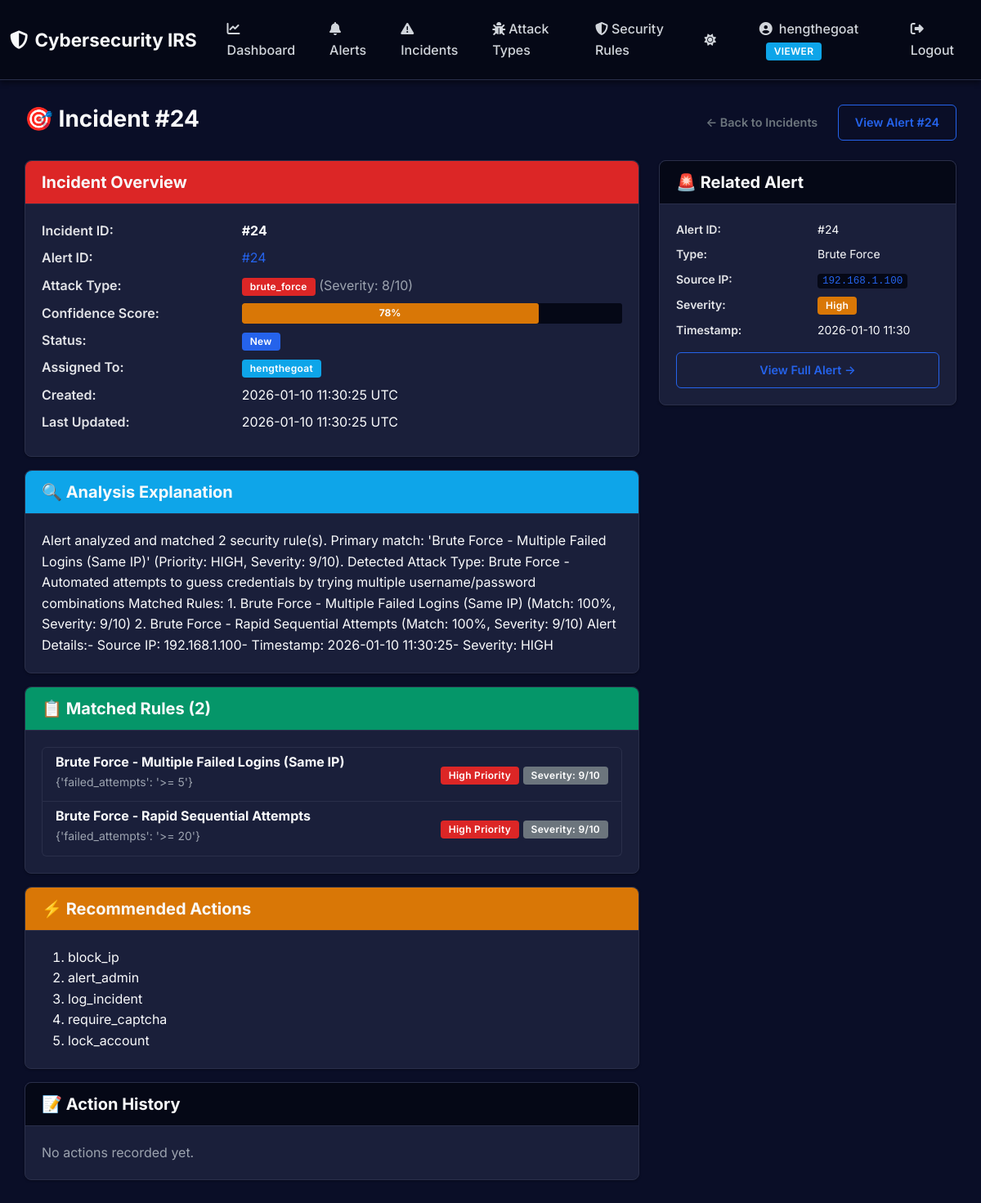
Before: /incidents/24 (signed in) with the older database file.
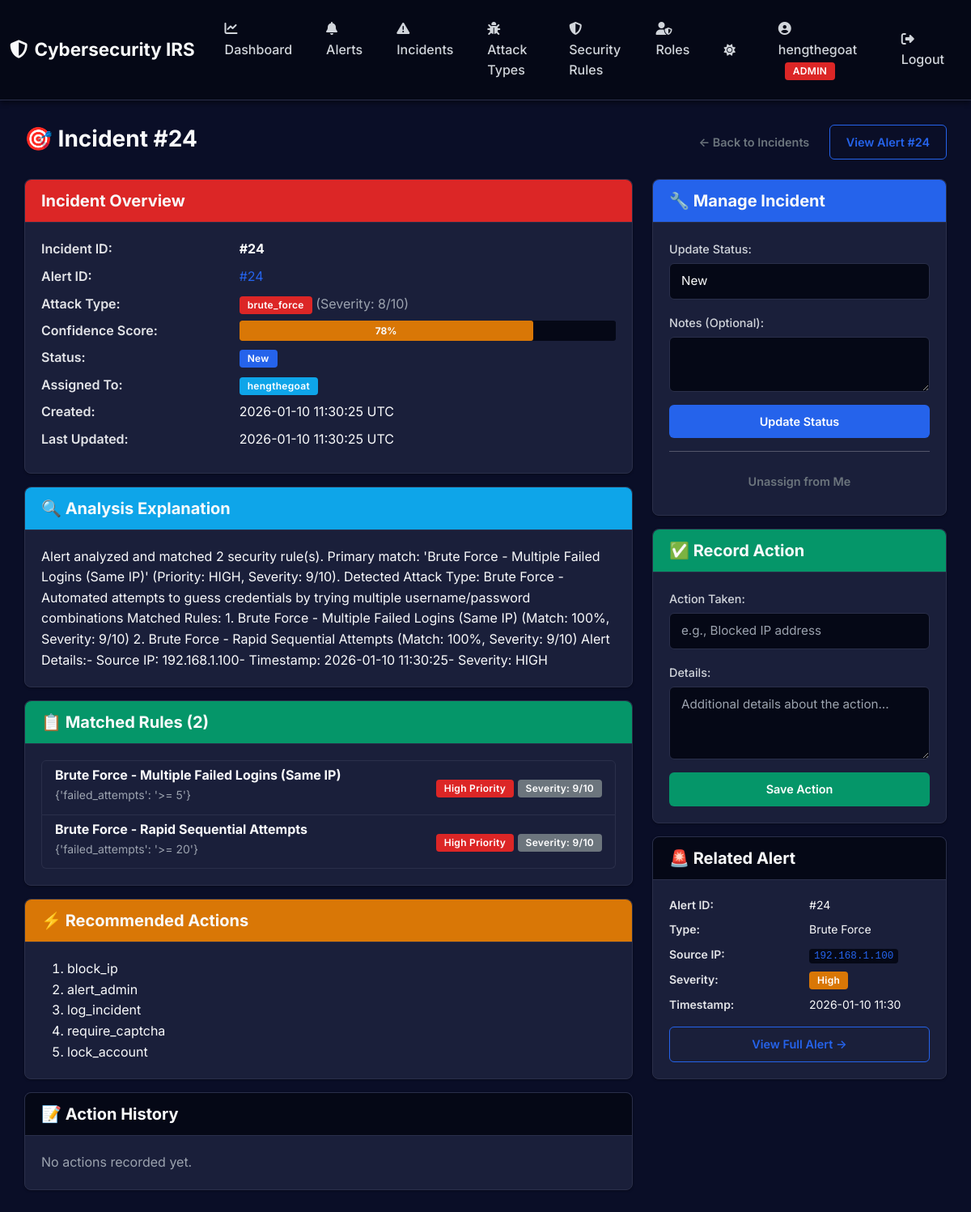
After: the same page with the newer database file.
### app/models/user.py (models this page shows, shortened)
class User(db.Model):
    __tablename__ = 'users'
    id = db.Column(db.Integer, primary_key=True)
    username = db.Column(db.String(80), unique=True, nullable=False)
    email = db.Column(db.String(120), unique=True, nullable=False)
    full_name = db.Column(db.String(120), nullable=False)
    role = db.Column(db.String(20), default='analyst', nullable=False)  # admin, analyst, viewer
    is_active = db.Column(db.Boolean, default=True, nullable=False)
    password_hash = db.Column(db.String(255), nullable=False)
    created_at = db.Column(db.DateTime, default=datetime.utcnow, nullable=False)
    updated_at = db.Column(db.DateTime, default=datetime.utcnow, onupdate=datetime.utcnow, nullable=False)
    last_login = db.Column(db.DateTime, nullable=True)

### app/models/incident.py (models this page shows, shortened)
class Incident(db.Model):
    __tablename__ = 'incidents'
    id = db.Column(db.Integer, primary_key=True)
    alert_id = db.Column(db.Integer, db.ForeignKey('alerts.id'), nullable=False, unique=True)
    attack_type_id = db.Column(db.Integer, db.ForeignKey('attack_types.id'), nullable=True)
    matched_rules = db.Column(db.JSON, nullable=True)  # JSON array of rule IDs
    recommended_actions = db.Column(db.JSON, nullable=True)  # JSON array of recommended actions
    confidence_score = db.Column(db.Integer, default=0, nullable=False)  # 0-100
    explanation = db.Column(db.Text, nullable=True)  # Human-readable explanation
    status = db.Column(db.String(20), default='new', nullable=False)  # new, analyzing, pending, resolved
    assigned_to = db.Column(db.Integer, db.ForeignKey('users.id'), nullable=True)
    created_at = db.Column(db.DateTime, default=datetime.utcnow, nullable=False)
    updated_at = db.Column(db.DateTime, default=datetime.utcnow, onupdate=datetime.utcnow, nullable=False)
    resolved_at = db.Column(db.DateTime, nullable=True)
    history = db.relationship('IncidentHistory', backref='incident', lazy=True, cascade='all, delete-orphan')
    assigned_user = db.relationship('User', foreign_keys=[assigned_to], backref='assigned_incidents')

### app/routes/incident_routes.py (the view)
@incident_bp.route('/<int:incident_id>')
@login_required
def detail(incident_id: int):
    incident = Incident.query.get(incident_id)
    if not incident:
        flash('Incident not found.', 'danger')
        return redirect(url_for('incidents.index'))
    alert = Alert.query.get(incident.alert_id)
    attack_type = AttackType.query.get(incident.attack_type_id) if incident.attack_type_id else None
    matched_rules = []
    if incident.matched_rules:
        matched_rule_ids = incident.matched_rules
        matched_rules = Rule.query.filter(Rule.id.in_(matched_rule_ids)).all()
    history = IncidentHistory.query.filter_by(incident_id=incident_id)\
        .order_by(IncidentHistory.timestamp.desc()).all()
    return render_template(
        'incidents/detail.html',
        incident=incident,
        alert=alert,
        attack_type=attack_type,
        matched_rules=matched_rules,
        history=history
    )

### app/templates/incidents/detail.html (shortened to what the changed rows need)
{% extends "layouts/base.html" %}
{% block content %}
<div class="d-flex justify-content-between align-items-center mb-4">
  <h1 class="h3">🎯 Incident #{{ incident.id }}</h1>
  <div>
    <a href="{{ url_for('incidents.index') }}" class="btn btn-outline-secondary">← Back to Incidents</a>
    <a href="{{ url_for('alerts.detail', alert_id=incident.alert_id) }}" class="btn btn-outline-primary">View Alert #{{ incident.alert_id }}</a>
  </div>
</div>
<div class="row">
  <div class="col-md-8">
    <div class="card mb-3">
      <div class="card-body">
        <dl class="row mb-0">
          <dt class="col-sm-4">Incident ID:</dt>
          <dd class="col-sm-8"><strong>#{{ incident.id }}</strong></dd>
          <dt class="col-sm-4">Alert ID:</dt>
          <dd class="col-sm-8">
            <a href="{{ url_for('alerts.detail', alert_id=incident.alert_id) }}">#{{ incident.alert_id }}</a>
          </dd>
          <dt class="col-sm-4">Attack Type:</dt>
          <dd class="col-sm-8">
            {% if attack_type %}
            <span class="badge bg-danger">{{ attack_type.name }}</span>
            <span class="text-muted">(Severity: {{ attack_type.severity_level }}/10)</span>
            {% else %}
            <span class="badge bg-secondary">Unknown</span>
            {% endif %}
          </dd>
          <dt class="col-sm-4">Confidence Score:</dt>
          <dd class="col-sm-8">
            <div class="d-flex align-items-center gap-2">
              <div class="progress flex-grow-1" style="height: 25px;">
                <div class="progress-bar
                  {% if incident.confidence_score >= 80 %}bg-success
                  {% elif incident.confidence_score >= 50 %}bg-warning text-dark
                  {% else %}bg-danger{% endif %}"
                     role="progressbar"
                     style="width: {{ incident.confidence_score }}%"
                     aria-valuenow="{{ incident.confidence_score }}"
                     aria-valuemin="0"
                     aria-valuemax="100">
                  <strong>{{ incident.confidence_score }}%</strong>
                </div>
              </div>
            </div>
          </dd>
          <dt class="col-sm-4">Status:</dt>
          <dd class="col-sm-8">
            {% if incident.status == 'new' %}
            <span class="badge bg-primary">New</span>
            {% elif incident.status == 'analyzing' %}
            <span class="badge bg-info">Analyzing</span>
            {% elif incident.status == 'pending' %}
            <span class="badge bg-warning">Pending</span>
            {% else %}
            <span class="badge bg-success">Resolved</span>
            {% endif %}
          </dd>
          <dt class="col-sm-4">Assigned To:</dt>
          <dd class="col-sm-8">
            {% if incident.assigned_user %}
            <span class="badge bg-info">{{ incident.assigned_user.username }}</span>
            {% else %}
            <span class="text-muted">Unassigned</span>
            {% endif %}
          </dd>
          <dt class="col-sm-4">Created:</dt>
          <dd class="col-sm-8">{{ incident.created_at.strftime('%Y-%m-%d %H:%M:%S UTC') }}</dd>
          <dt class="col-sm-4">Last Updated:</dt>
          <dd class="col-sm-8">{{ incident.updated_at.strftime('%Y-%m-%d %H:%M:%S UTC') }}</dd>
        </dl>
      </div>
    </div>
    <div class="card mb-3">
      <div class="card-body">
        <p class="mb-0">{{ incident.explanation or 'No explanation available.' }}</p>
      </div>
    </div>
  </div>
  <div class="col-md-4">
    {% if session.user_role in ['admin', 'analyst'] %}
    <div class="card mb-3">
      <div class="card-header bg-primary text-white">
        <h5 class="mb-0">🔧 Manage Incident</h5>
      </div>
      <div class="card-body">
        <form method="POST" action="{{ url_for('incidents.update_status', incident_id=incident.id) }}">
          <div class="mb-3">
            <label for="status" class="form-label">Update Status:</label>
            <select name="status" id="status" class="form-select" required>
              <option value="new" {% if incident.status == 'new' %}selected{% endif %}>New</option>
            </select>
          </div>
          <div class="mb-3">
            <label for="notes" class="form-label">Notes (Optional):</label>
            <textarea name="notes" id="notes" class="form-control" rows="2"></textarea>
          </div>
          <button type="submit" class="btn btn-primary w-100">Update Status</button>
        </form>
        <hr>
        <form method="POST" action="{{ url_for('incidents.assign', incident_id=incident.id) }}">
          {% if incident.assigned_to == session.user_id %}
          <button type="submit" class="btn btn-outline-secondary w-100">Unassign from Me</button>
          {% else %}
          <input type="hidden" name="assign_to_me" value="1"/>
          <button type="submit" class="btn btn-outline-info w-100">Assign to Me</button>
          {% endif %}
        </form>
      </div>
    </div>
    <div class="card mb-3">
      <div class="card-header bg-success text-white">
        <h5 class="mb-0">✅ Record Action</h5>
      </div>
      <div class="card-body">
        <form method="POST" action="{{ url_for('incidents.add_action', incident_id=incident.id) }}">
          <div class="mb-3">
            <label for="action_taken" class="form-label">Action Taken:</label>
            <input type="text" name="action_taken" id="action_taken"
                   class="form-control" placeholder="e.g., Blocked IP address" required>
          </div>
          <div class="mb-3">
            <label for="action_notes" class="form-label">Details:</label>
            <textarea name="notes" id="action_notes" class="form-control" rows="3"
                      placeholder="Additional details about the action..."></textarea>
          </div>
          <button type="submit" class="btn btn-success w-100">Save Action</button>
        </form>
      </div>
    </div>
    {% endif %}
  </div>
</div>
{% endblock %}

### app/templates/layouts/base.html (shortened to what this page needs)
<!DOCTYPE html>
<html lang="en">
  <head>
    <link
      href="https://cdn.jsdelivr.net/npm/bootstrap@5.3.3/dist/css/bootstrap.min.css"
      rel="stylesheet"
    />
    <link
      rel="stylesheet"
      href="https://cdnjs.cloudflare.com/ajax/libs/font-awesome/6.5.1/css/all.min.css"
    />
    <link
      rel="stylesheet"
      href="{{ url_for('static', filename='css/style.css') }}"
    />
  </head>
  <body>
    {% if session.get('user_id') %}
    <nav class="navbar navbar-expand-lg navbar-dark">
      <div class="container-fluid">
        <a class="navbar-brand" href="{{ url_for('dashboard.index') }}">
          <i class="fas fa-shield-halved me-2"></i>Cybersecurity IRS
        </a>
        <div class="collapse navbar-collapse" id="navbarNav">
          <ul class="navbar-nav me-auto">
            <li class="nav-item">
              <a class="nav-link" href="{{ url_for('dashboard.index') }}">
                <i class="fas fa-chart-line me-1"></i>Dashboard
              </a>
            </li>
            <li class="nav-item">
              <a class="nav-link" href="{{ url_for('alerts.index') }}">
                <i class="fas fa-bell me-1"></i>Alerts
              </a>
            </li>
            <li class="nav-item">
              <a class="nav-link" href="{{ url_for('incidents.index') }}">
                <i class="fas fa-exclamation-triangle me-1"></i>Incidents
              </a>
            </li>
            <li class="nav-item">
              <a class="nav-link" href="{{ url_for('attack_type.index') }}">
                <i class="fas fa-bug me-1"></i>Attack Types
              </a>
            </li>
            <li class="nav-item">
              <a class="nav-link" href="{{ url_for('rules.index') }}">
                <i class="fas fa-shield-alt me-1"></i>Security Rules
              </a>
            </li>
            {% if session.user_role == 'admin' %}
            <li class="nav-item">
              <a class="nav-link" href="{{ url_for('roles.index') }}">
                <i class="fas fa-user-shield me-1"></i>Roles
              </a>
            </li>
            {% endif %}
          </ul>
          <div class="navbar-nav align-items-center">
            <button
              class="btn nav-link me-3"
              id="theme-toggle"
              title="Toggle theme"
            >
              <i class="fas fa-moon"></i>
            </button>
            <span class="nav-link">
              <i class="fas fa-user-circle me-2"></i>{{ session.username }}
              <span
                class="badge bg-{% if session.user_role == 'admin' %}danger{% elif session.user_role == 'analyst' %}warning{% else %}info{% endif %} ms-2"
              >
                {{ session.user_role|upper }}
              </span>
            </span>
            <a class="nav-link" href="{{ url_for('auth.logout') }}">
              <i class="fas fa-sign-out-alt me-1"></i>Logout
            </a>
          </div>
        </div>
      </div>
    </nav>
    {% endif %}
    <main class="container">
       {% block content %}{% endblock %}
    </main>
  </body>
</html>

Changed rows visible on the page:
changed User "hengthegoat": user_role "VIEWER" → "ADMIN"
shown differently, row unchanged: Incident id 24: status (not shown) → "New"
Other visible differences:
text now shown: "Roles 🔧 Manage Incident Update Status: Notes (Optional): Update Status Unassign from Me ✅ Record Action Action Taken: Details: Save Action"
